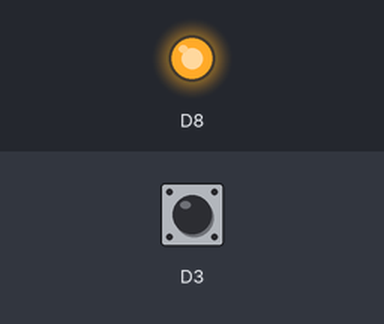
Bench run of a program on a simulated ESP8266 (NodeMCU). On the bench: output pins drawn as LEDs (lit = HIGH). The test bench sets the inputs (shaded band); at power-on: D3 HIGH. Random numbers use the default seed unless the program sets one; what the program prints to the serial monitor is not drawn. At 1.7 s the program puts the board to deep sleep or switches it off; the recording ends there.

Above: at 1.4 s.
1.5 s: D3 pulled LOW for 0.15 s
Timing chart, 0 to 1.7 s (numbered marks = the images above; inputs shaded):
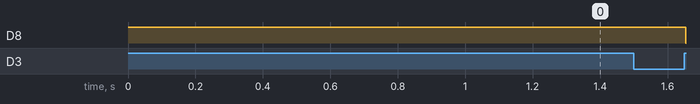

The program:

main.cpp
```cpp
#include <Arduino.h>
#include <ESP8266TrueRandom.h>

//Number of uploaded audio files
#define AUDIOFILES 14

void setup(void)
	{
      pinMode(D8, OUTPUT);
      pinMode(D4, LED_BUILTIN);
      digitalWrite(D8, HIGH); //Keep PSU online
      digitalWrite(LED_BUILTIN, LOW); //LED "COM"
      pinMode(D3, INPUT_PULLUP);
      delay(500);
      Serial.begin(9600);
      Serial.println(F("BEGIN!"));

      Serial.println("Setting Volume to LVL 20");
      Serial.write(0xAA);
      Serial.write(0x13);
      Serial.write(0x01);
      Serial.write(0x14);
      Serial.write(0xD2);
      Serial.print("AA120113D2 -> ");
      while(Serial.available() > 0) {
        Serial.print(Serial.read(), 16);
        Serial.print("-");
      }
      Serial.println(" END");

      Serial.println("Checking number of files");
      Serial.write(0xAA);
      Serial.write(0x0C);
      Serial.write(0x00);
      Serial.write(0xB6);
      uint32_t answer = 0x00000000;
      while(Serial.available() > 0) {
        answer<<=2;
        answer &= Serial.read();
      }
      Serial.print("0xAA0C00B6 -> ");
      Serial.print(answer, 16);
      Serial.print("-");
      Serial.println(" END");

      //AA 0C 02 Number(hi) Number(Lw) SM
      answer &= 0x0000FFFF00;
      answer >>= 16;
      Serial.print("Found number of audio files: ");
      Serial.println(answer);
      answer = AUDIOFILES;

      /*Specify song (07)
      Command: AA 07 02 filename(Hi) filename(Lw) SM*/

      uint16_t song = 0;
      for(int i = 0; i<(ESP8266TrueRandom.random(25, 400)); i++) {
        song = ESP8266TrueRandom.random(1, (answer+1));
      }
      Serial.print("(Somewhat) random choice: ");
      Serial.println(song);


      Serial.println("Choosing Song");
      Serial.write(0xAA);
      Serial.write(0x07);
      Serial.write(0x02);
      Serial.write(0x00);
      Serial.write((uint8_t)song);
      Serial.write((0xAA+0x07+0x02+song));

      Serial.println("Starting Playback");
      Serial.write(0xAA);
      Serial.write(0x02);
      Serial.write(0x00);
      Serial.write(0xAC);
      Serial.print("AA0200AC -> ");
      while(Serial.available() > 0) {
        Serial.print(Serial.read(), 16);
        Serial.print("-");
      }
      Serial.println("PLAYING...");

      while(digitalRead(D3) == HIGH) {
        delay(10);
        yield();
      }

      Serial.println("Playback confirmed");

      while(digitalRead(D3) == LOW) {
        delay(10);
        yield();
      }
      Serial.println("PLAYBACK ENDED");

      Serial.flush();

      digitalWrite(LED_BUILTIN, HIGH); //LED "COM"
      digitalWrite(D8, LOW);  //Turn device off
      ESP.deepSleep(0);
	}

void loop(void)
	{
    digitalWrite(D8, LOW);
    yield();
    delay(10);
	}
```
